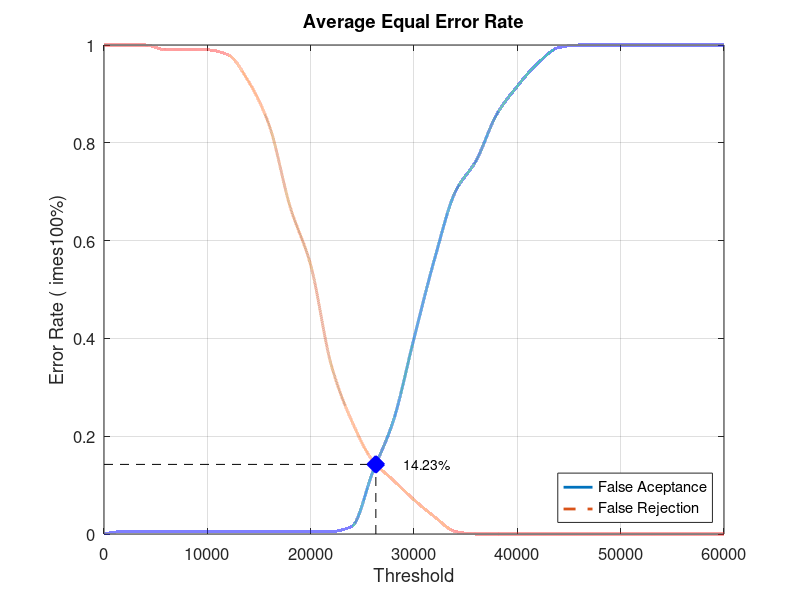
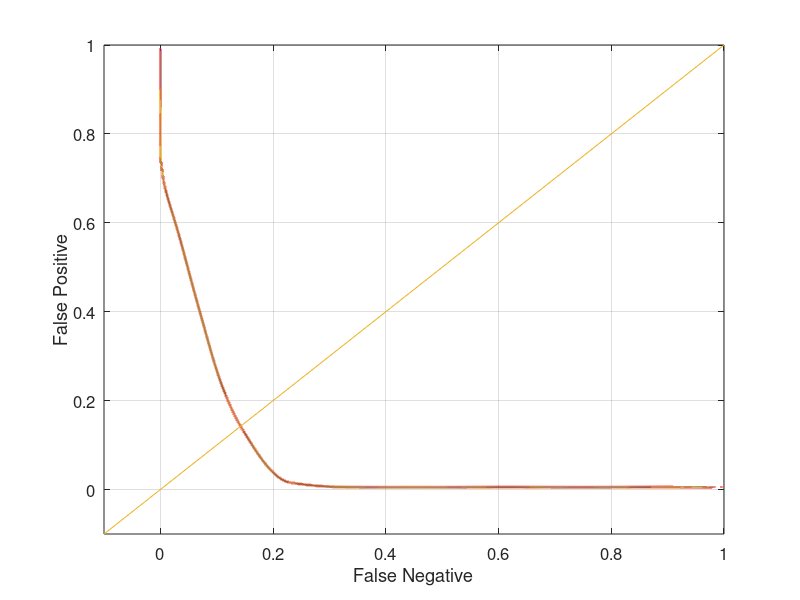

Write the MATLAB code that produced these figures, in order.
close all;
clear;
clc;
x = 0:2000:60000;
xq = 0:0.5:60000;

y0 = [0 0.00526316 0.00526316 0.00526316 0.00526316 0.00526316 0.00526316 0.00526316 0.00526316 0.00526316 0.00526316 0.00526316 0.0157895 0.126316 0.231579 0.4 0.563158 0.7 0.763158 0.857895 0.915789 0.963158 0.994737 1 1 1 1 1 1 1 1]
yy0 = interp1(x, y0, xq, 'pchip');
y1 = [1 1 1 0.99 0.99 0.99 0.98 0.925 0.835 0.67 0.55 0.345 0.23 0.15 0.11 0.07 0.035 0.005 0 0 0 0 0 0 0 0 0 0 0 0 0]
yy1 = interp1(x, y1, xq, 'pchip');

% Calculating EER: 
y2 = abs(y0 - y1);
find(y2 == min(y2))
yy2 = abs(yy0 - yy1);
xEER = find(yy2 == min(yy2));
xEERIndex = xq(xEER) % X-axis EER
yEER = yy0(xEER) % Y-axis EER

main = figure
plot(xq, yy0,'-','LineWidth', 2);	hold on
plot(xq, yy1,'--','LineWidth', 2);	hold on
plot([xEERIndex xEERIndex], [0 yEER], 'k--');	hold on
plot([0 xEERIndex], [yEER yEER], 'k--');	hold on
plot(xEERIndex, yEER, 'bx', 'LineWidth', 10);	hold on
text(xEERIndex + 10 * xEERIndex / 100, yEER, [num2str(round((10000 * yEER)) / 100) '%'])
legend('False Aceptance', 'False Rejection', 'Location', 'SouthEast')
xlabel('Threshold')
ylabel('Error Rate (	imes100%)')
title('Average Equal Error Rate')
set(gca, 'FontSize', 12)
axis([0 60000 0 1])
grid on

print(main, 'Database5_2Main', '-dpng');
FNRxFPR = figure('Color', [1 1 1]);
plot(yy1, yy0, '-', yy1, yy0, 'LineWidth', 2);
hold on
y = -0.1:0.1:1
plot(y, y); 
set(gca, 'FontSize', 12)
xlabel('False Negative')
ylabel('False Positive')
axis([-0.1 1 -0.1 1])
set(gca, 'FontSize', 12)
grid on

print(FNRxFPR, 'Database5_2FNRxFPR','-dpng');
